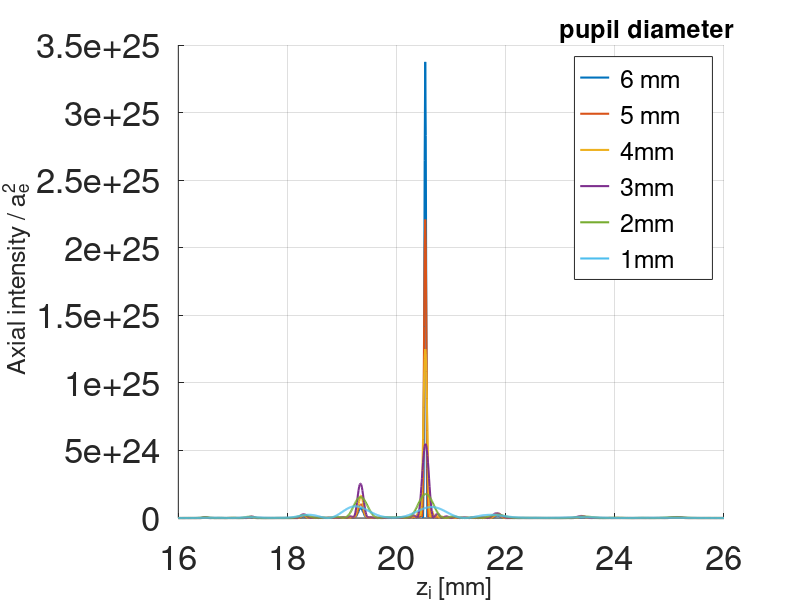

MATLAB code to generate this figure:
close all
clc

I1=importdata('axialintensity05.mat');
I2=importdata('axialintensity10.mat');
I3=importdata('axialintensity15.mat');
I4=importdata('axialintensity20.mat');
I5=importdata('axialintensity25.mat');
I6=importdata('axialintensity30.mat');
zcor=importdata('axialcoordinate.mat');

figure(1)
hold on
plot(zcor*1000,I6,'LineWidth',1.5);
plot(zcor*1000,I5,'LineWidth',1.5);
plot(zcor*1000,I4,'LineWidth',1.5);
plot(zcor*1000,I3,'LineWidth',1.5);
plot(zcor*1000,I2,'LineWidth',1.5);
plot(zcor*1000,I1,'LineWidth',1.5);
xlabel('\fontsize{25} z_i [mm]'); 
ylabel('\fontsize{25} Axial intensity / a_{e}^{2}');
leg = legend('show');
title(leg,'\fontsize{25} pupil diameter')
legend('\fontsize{25} 6 mm','\fontsize{25} 5 mm','\fontsize{25} 4mm','\fontsize{25} 3mm','\fontsize{25} 2mm','\fontsize{25} 1mm')
hold off
% xlim([18 22]);
grid on
set(gca,'FontSize',25)